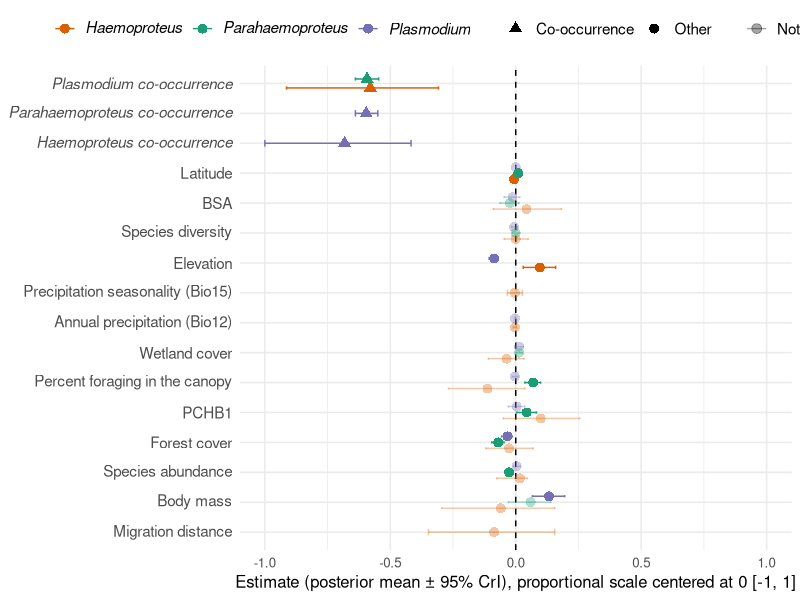

This figure's R source: (Note: this script raises an error after producing the figure.)
rm(list = ls())

suppressPackageStartupMessages({
  library(ggplot2)
  library(dplyr)
  library(stringr)
})

# ---------- DADOS ----------
plas <- tibble::tribble(
  ~Term, ~Value, ~lower.CI, ~upper.CI,
  "Intercept", -3.93, -6.53, -1.43,
  "Body mass", 0.40, 0.20, 0.59,
  "Species abundance", 0.01, -0.03, 0.06,
  "Forest cover", -0.10, -0.17, -0.04,
  "PCHB1", 0.01, -0.09, 0.11,
  "Wetland cover", 0.04, -0.01, 0.09,
  "Percent foraging in the canopy", -0.01, -0.04, 0.03,
  "Climate_2", -0.01, -0.01, -0.00,
  "Elevation", -0.26, -0.32, -0.21,
  "BSA", -0.04, -0.14, 0.05,
  "Species diversity", -0.02, -0.05, 0.02,
  "Haemoproteus co-occurrence", -2.06, -3.02, -1.26,
  "Parahaemoproteus co-occurrence", -1.80, -1.93, -1.66,
  "Latitude", -0.00, -0.00, 0.00
) %>% mutate(Response = "Plasmodium")

haemo <- tibble::tribble(
  ~Term, ~Value, ~lower.CI, ~upper.CI,
  "Intercept", -5.12, -12.04, 2.03,
  "Migration distance", -0.26, -1.05, 0.47,
  "Body mass", -0.18, -0.89, 0.47,
  "Forest cover", -0.08, -0.36, 0.21,
  "Species abundance", 0.05, -0.23, 0.14,
  "PCHB1", 0.30, -0.15, 0.77,
  "Percent foraging in the canopy", -0.34, -0.81, 0.11,
  "Wetland cover", -0.11, -0.33, 0.10,
  "Climate_2", -0.01, -0.03, 0.01,
  "Climate_4", -0.01, -0.10, 0.08,
  "Elevation", 0.29, 0.09, 0.48,
  "Species diversity", 0.00, -0.14, 0.15,
  "BSA", 0.13, -0.27, 0.55,
  "Plasmodium co-occurrence", -1.75, -2.76, -0.93,
  "Latitude", -0.02, -0.03, -0.01
) %>% mutate(Response = "Haemoproteus")

para <- tibble::tribble(
  ~Term, ~Value, ~lower.CI, ~upper.CI,
  "Intercept", -1.23, -4.70, 1.94,
  "Body mass", 0.18, -0.09, 0.42,
  "Forest cover", -0.21, -0.29, -0.14,
  "Species abundance", -0.08, -0.13, -0.04,
  "PCHB1", 0.13, 0.01, 0.25,
  "Percent foraging in the canopy", 0.21, 0.11, 0.30,
  "Wetland cover", 0.04, -0.00, 0.08,
  "Species diversity", 0.00, -0.04, 0.04,
  "BSA", -0.07, -0.19, 0.04,
  "Plasmodium occurrence", -1.79, -1.93, -1.65,
  "Latitude", 0.03, 0.03, 0.03
) %>%
  mutate(Response = "Parahaemoproteus",
         Term = if_else(Term == "Plasmodium occurrence", "Plasmodium co-occurrence", Term))

# ---------- MERGE + LIMPEZA ----------
merged_results <- bind_rows(plas, haemo, para) %>%
  filter(Term != "Intercept") %>%
  mutate(
    lower.CI = pmin(lower.CI, upper.CI),
    upper.CI = pmax(lower.CI, upper.CI),
    across(c(Value, lower.CI, upper.CI), ~ ifelse(abs(.) < .Machine$double.eps, 0, .)),
    sig = ifelse((lower.CI > 0 & upper.CI > 0) | (lower.CI < 0 & upper.CI < 0),
                 "Significant", "Not significant"),
    is_cooc = ifelse(str_detect(Term, "co-occurrence"), "Co-occurrence", "Other")
  )

# ---------- RELABEL CLIMATE VARS ----------
merged_results <- merged_results %>%
  mutate(Term = dplyr::recode(Term,
                              "Climate_2" = "Annual precipitation (Bio12)",
                              "Climate_4" = "Precipitation seasonality (Bio15)"))

term_levels <- c(
  "Migration distance",
  "Body mass","Species abundance","Forest cover","PCHB1",
  "Percent foraging in the canopy","Wetland cover",
  "Annual precipitation (Bio12)","Precipitation seasonality (Bio15)",
  "Elevation","Species diversity","BSA","Latitude",
  "Haemoproteus co-occurrence","Parahaemoproteus co-occurrence","Plasmodium co-occurrence"
)
merged_results$Term <- factor(merged_results$Term,
                              levels = term_levels[term_levels %in% merged_results$Term])

# ---------- ESCALA PROPORCIONAL ----------
M <- max(abs(c(merged_results$lower.CI,
               merged_results$upper.CI,
               merged_results$Value)), na.rm = TRUE)
stopifnot(is.finite(M) && M > 0)
sf <- 1 / M

merged_results <- merged_results %>%
  mutate(
    Value_s = Value * sf,
    lower_s = lower.CI * sf,
    upper_s = upper.CI * sf
  )

# ---------- EXPRESSÕES PARA EIXO Y ----------
term_labels_expr <- lapply(levels(merged_results$Term), function(x) {
  if (x %in% c("Haemoproteus co-occurrence", "Parahaemoproteus co-occurrence", "Plasmodium co-occurrence")) {
    bquote(italic(.(x)))
  } else {
    x
  }
})
names(term_labels_expr) <- levels(merged_results$Term)

# ---------- EXPRESSÕES PARA LEGENDA ----------
labels_expr <- c(
  "Plasmodium" = expression(italic("Plasmodium")),
  "Haemoproteus" = expression(italic("Haemoproteus")),
  "Parahaemoproteus" = expression(italic("Parahaemoproteus"))
)

# ---------- PLOT ----------
pd <- position_dodge(width = 0.6)

p <- ggplot(merged_results,
            aes(y = Term, x = Value_s, color = Response, alpha = sig, shape = is_cooc)) +
  geom_vline(xintercept = 0, linetype = "dashed") +
  geom_point(size = 3, position = pd) +
  geom_errorbarh(aes(xmin = lower_s, xmax = upper_s), height = 0.22, position = pd) +
  scale_alpha_manual(values = c("Significant" = 1, "Not significant" = 0.35)) +
  scale_shape_manual(values = c("Other" = 16, "Co-occurrence" = 17)) +
  scale_color_manual(
    values = c("Plasmodium" = "#7570B3", "Haemoproteus" = "#D95F02", "Parahaemoproteus" = "#1B9E77"),
    labels = labels_expr
  ) +
  scale_y_discrete(labels = term_labels_expr) +
  scale_x_continuous(breaks = seq(-1, 1, 0.5), limits = c(-1, 1)) +
  labs(x = "Estimate (posterior mean ± 95% CrI), proportional scale centered at 0 [-1, 1]",
       y = NULL, shape = NULL, alpha = NULL, color = NULL) +
  guides(color = guide_legend(override.aes = list(shape = 16))) +
  theme_minimal(base_size = 12) +
  theme(
    legend.position = "top",
    legend.text = element_text(size = 11),
    axis.text.y = element_text(size = 11)
  )

print(p)

# ---------- SALVAR

# ---------- SALVAR ----------
ggsave("/forest_haemosporidians.png", p, width = 12, height = 6, dpi = 300, bg = "white")
